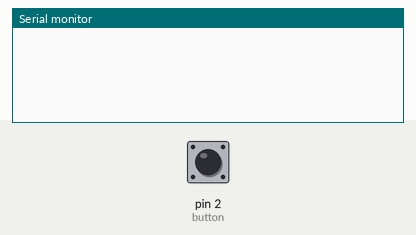
Recording of a sketch running on a simulated Arduino Uno, built with avr-gcc and run on an emulated ATmega328P. Parts: the last lines printed to the serial monitor. The test bench sets the inputs (shaded band); at power-on: pin 2 (button) HIGH.

Above: at 1.2 s.
1.3 s: pin 2 (button) pulled LOW for 0.15 s
At 2.5 s:
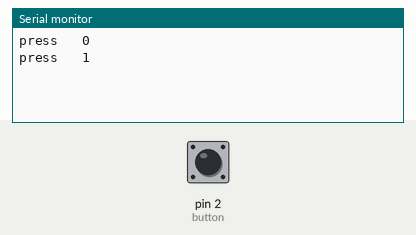
2.9 s: pin 2 (button) pulled LOW for 1 s
At 4.7 s:
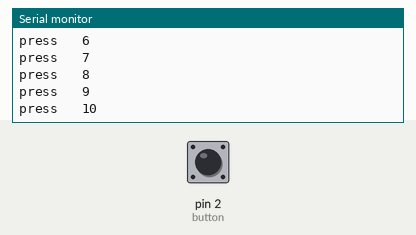
5.4 s: pin 2 (button) pulled LOW for 0.15 s
At 6.9 s:
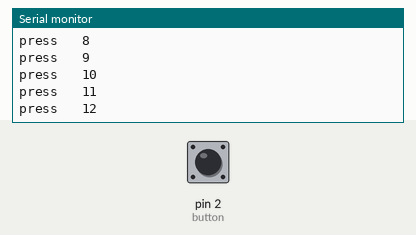
Timing chart, 0 to 8.4 s (numbered marks = the images above; inputs shaded):
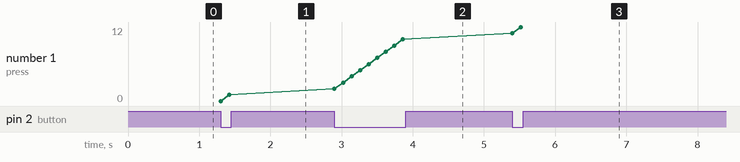

Measured:
- after the input at 1.3 s, the serial monitor: prints a new line at once (image 1)
- after the input at 2.9 s, the serial monitor: prints a new line at once (image 2)
- after the input at 5.4 s, the serial monitor: prints a new line at once (image 3)
- plotted number 1: 1 → 10 after the input at 2.9 s, 10 → 12 after the input at 5.4 s

The sketch:

MountainSafetyJacket_buttonTest.ino
```cpp
/*
Adafruit Arduino - Lesson 3. RGB LED
*/

const int button = 2;
int buttonval;
int count = 0;

//uncomment this line if using a Common Anode LED
//#define COMMON_ANODE

void setup()
{
  Serial.begin(9600);
  pinMode(button, INPUT_PULLUP);
}

void loop()
{
  buttonval = digitalRead(button);

  if(buttonval == LOW)
  {
    Serial.print("press   ");
    Serial.println(count);
    count += 1;
    delay(120);
  }

}
```
